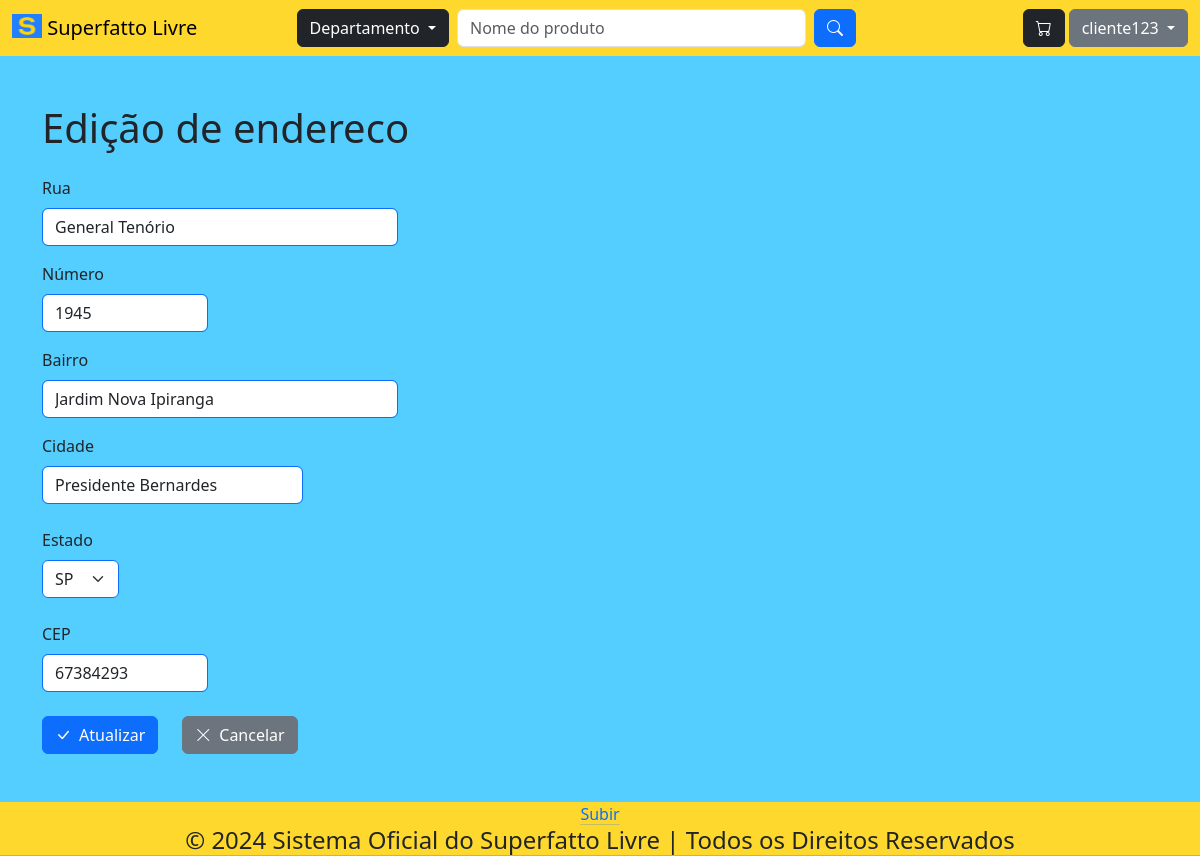
Page /endereco/encaminharEdicao/1 (signed in) on the committed database.
### tables this page shows
CREATE TABLE IF NOT EXISTS `endereco` (
  `codigo` INT NOT NULL AUTO_INCREMENT,
  `rua` VARCHAR(45) NULL,
  `numero` INT NULL,
  `bairro` VARCHAR(45) NULL,
  `cidade` VARCHAR(45) NULL,
  `estado` VARCHAR(45) NULL,
  `cep` VARCHAR(45) NULL,
  `cod_cliente` INT NOT NULL,
  PRIMARY KEY (`codigo`),
  INDEX `fk_endereco_cliente1_idx` (`cod_cliente` ASC),
  CONSTRAINT `fk_endereco_cliente1`
    FOREIGN KEY (`cod_cliente`)
    REFERENCES `cliente` (`codigo`)
    ON DELETE CASCADE
    ON UPDATE CASCADE);

### App/Controller/BaseController.php (called while the page is built, shortened)
<?php
abstract class BaseController
{
    protected array $dados;
    public function __construct()
    {
        $this->dados = [];
    }
    public function renderizar(string $view)
    {
        $dados = $this->getDados();
        require_once PATH . '/App/View/layout/header.php';
        require_once PATH . '/App/View/layout/menu.php';
        require_once PATH . '/App/View/' . $view . '.php';
        require_once PATH . '/App/View/layout/footer.php';
    }
    public function getDados()
    {
        return $this->dados;
    }
    public function setDados($nomeChave, $valorDado)
    {
        if ($nomeChave != "" && $valorDado != "") {
            $this->dados[$nomeChave] = $valorDado;
        }
    }
}

### index.php (called while the page is built, shortened)
<?php
try
{
    $app = new App();
    $app->identificarController();
    $app->executarController();
} catch (Exception $excecao) {
    throw new Exception("Erro na execução do sistema", $excecao->getCode());
}

### App/Model/Entidades/Endereco.php (called while the page is built, shortened)
<?php
class Endereco
{
    private int $codigo;
    private string $rua;
    private int $numero;
    private string $bairro;
    private string $cidade;
    private string $estado;
    private string $cep;
    public function __construct(int $codigo = 0, string $rua = "", int $numero = 0, string $bairro = "",
    string $cidade = "", string $estado = "", string $cep = "", int $cod_cliente = 0)
    {
        $this->codigo = $codigo;
        $this->rua = $rua;
        $this->numero = $numero;
        $this->bairro = $bairro;
        $this->cidade = $cidade;
        $this->estado = $estado;
        $this->cep = $cep;
    }
    public function localizar()
    {
        $enderecoDAO = new EnderecoDAO();
        $resultado = $enderecoDAO->localizar($this->getCodigo());
        return $resultado;
    }
    public function getCodigo() : int
    {
        return $this->codigo;
    }
    public function getRua() : string
    {
        return $this->rua;
    }
    public function getNumero() : int
    {
        return $this->numero;
    }
    public function getBairro() : string
    {
        return $this->bairro;
    }
    public function getCidade() : string
    {
        return $this->cidade;
    }
    public function getEstado() : string
    {
        return $this->estado;
    }
    public function getCep() : string
    {
        return $this->cep;
    }
}

### App/Model/DAO/BaseDAO.php (called while the page is built, shortened)
<?php
abstract class BaseDAO
{
    private $conexao;
    public function __construct()
    {
        $this->conexao = Conexao::getConexao();
    }
    public function select($sql)
    {
        return $this->conexao->query($sql);
    }
}

### App/Lib/Conexao.php (called while the page is built, shortened)
<?php
class Conexao
{
    public static function getConexao()
    {
        $dsn = DB_DRIVER . ':host=' . DB_HOST . ';dbname=' . DB_NAME . ";";
        $conexao = new PDO($dsn , DB_USER, DB_PASSWORD);
        $conexao->setAttribute(PDO::ATTR_ERRMODE, PDO::ERRMODE_EXCEPTION);
        return $conexao;
    }
}

### App/Model/DAO/EnderecoDAO.php (called while the page is built, shortened)
<?php
class EnderecoDAO extends BaseDAO
{
    public function localizar($codigo)
    {
        try {
            $pdoStatement = $this->select("SELECT * FROM endereco WHERE codigo = '$codigo'");
            $arrayResultado = $pdoStatement->fetch(PDO::FETCH_ASSOC);
            $endereco = new Endereco(
                $arrayResultado['codigo'],
                $arrayResultado['rua'],
                $arrayResultado['numero'],
                $arrayResultado['bairro'],
                $arrayResultado['cidade'],
                $arrayResultado['estado'],
                $arrayResultado['cep']
            );
            return $endereco;
        }
        catch (Exception $excecao) {
            $erro = new Exception("Erro " . $excecao->getCode() . ". Erro no acesso aos dados");
            return $erro;
        }
    }
}

### App/View/endereco/edicao.php (the view, shortened to what this page needs)
<div class="container-sm my-5">
  <?php if (isset($dados['endereco']) && !empty($dados['endereco'])) { ?>
    <div class="row">
      <div class="col">
        <form method="POST" action="http://<?=APP_HOST?>/endereco/atualizar">
          <div class="row mb-3">
            <div class="col-auto">
              <h1>Edição de endereco</h1>
            </div>
          </div>
          <div class="row mb-3">
            <div class="col-12 col-md-7 col-lg-4">
              <label for="rua" class="form-label">Rua</label>
              <input type="text" class="form-control border border-primary
              <?= (isset($dados['validacao']) && !$dados['validacao']['rua_validada'] ? 'is-invalid' : '') ?>"
              id="rua" name="rua"
              value="<?= (isset($dados['formulario'])) ? $dados['formulario']['rua'] : $dados['endereco']->getRua() ?>" required>
            </div>
          </div>
          <div class="row mb-3">
            <div class="col-5 col-md-3 col-lg-2">
              <label for="numero" class="form-label">Número</label>
              <input type="number" class="form-control border border-primary" id="numero" name="numero"
              value="<?= (isset($dados['formulario'])) ? $dados['formulario']['numero'] : $dados['endereco']->getNumero() ?>" required>
            </div>
          </div>
          <div class="row mb-3">
            <div class="col-12 col-md-7 col-lg-4">
              <label for="bairro" class="form-label">Bairro</label>
              <input type="text" class="form-control border border-primary
              <?= (isset($dados['validacao']) && !$dados['validacao']['bairro_validado'] ? 'is-invalid' : '') ?>"
              id="bairro" name="bairro"
              value="<?= (isset($dados['formulario'])) ? $dados['formulario']['bairro'] : $dados['endereco']->getBairro() ?>" required>
            </div>
          </div>
          <div class="row mb-4">
            <div class="col-8 col-md-6 col-lg-3">
              <label for="cidade" class="form-label">Cidade</label>
              <input type="text" class="form-control border border-primary
              <?= (isset($dados['validacao']) && !$dados['validacao']['cidade_validada'] ? 'is-invalid' : '') ?>"
              id="cidade" name="cidade"
              value="<?= (isset($dados['formulario'])) ? $dados['formulario']['cidade'] : $dados['endereco']->getCidade() ?>" required>
            </div>
          </div>
          <div class="row mb-4">
            <div class="col-auto">
              <label for="estado" class="form-label">Estado</label>
              <select class="form-select border border-primary" id="estado" name="estado" required>
                <option value="<?= (isset($dados['formulario']) ?
                $dados['formulario']['estado'] : $dados['endereco']->getEstado()) ?>" selected>
                  <?= (isset($dados['formulario']) ? $dados['formulario']['estado'] : $dados['endereco']->getEstado()) ?>
                </option>
              </select>
            </div>
          </div>
          <div class="row mb-4">
            <div class="col-5 col-md-3 col-lg-2">
              <label for="cep" class="form-label">CEP</label>
              <input type="text" class="form-control border border-primary
              <?= (isset($dados['validacao']) && !$dados['validacao']['cep_validado'] ? 'is-invalid' : '') ?>"
              id="cep" name="cep"
              value="<?= (isset($dados['formulario'])) ? $dados['formulario']['cep'] : $dados['endereco']->getCep() ?>" required>
            </div>
          </div>
          <div class="row">
            <div class="col-auto">
              <button type="submit" class="btn btn-primary">
                <i class="bi bi-check-lg">&ensp;</i>Atualizar
              </button>
            </div>
            <div class="col-auto">
              <a href="http://<?=APP_HOST?>/endereco" class="btn btn-secondary">
                <i class="bi bi-x-lg">&ensp;</i>Cancelar
              </a>
            </div>
          </div>
        </form>
      </div>
    </div>
  <?php } ?>
</div>

### public/css/estilo.css (style rules this page uses)
body { background-color: #53ceff; }

### rows in the picture
endereco: rua "General Tenório", numero "1945", bairro "Jardim Nova Ipiranga", cidade "Presidente Bernardes", estado "SP", cep "67384293"

### other values in the picture
$sessao::getNomeUsuario() "cliente123"
